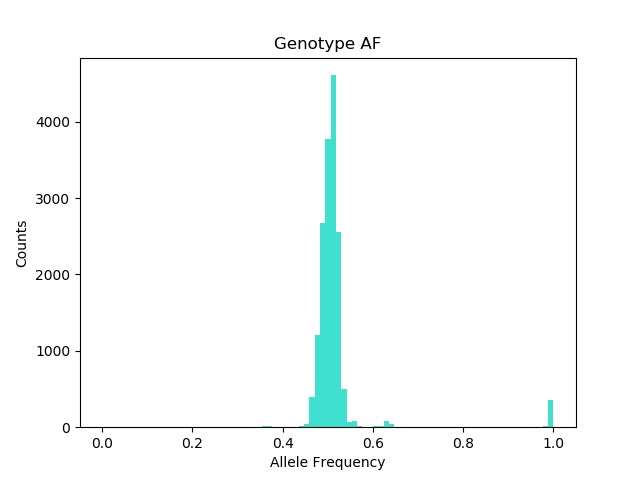

The script that saved this image:
#!/usr/bin/env python

"""
Usage: ./vcfplot.py BYxRM_segs_saccer3.bam.simplified.vcf 

"""

import sys
import pandas as pd
import numpy as np
import matplotlib.pyplot as plt
import os

vcol = []
afnum = []
af = []

vcffile = open( sys.argv[1] )
for line in vcffile:
    if line.startswith ("#"):
        continue
    else:
        line = line.split("\t")
#        print line[7]
        vcfcol = line[7]
        #print vcfcol

    af = vcfcol[3:].split(",")
    # print af
    for i in af:
#        print i
       afnum.append(float(i))

# print afnum




plt.figure()
plt.hist(afnum, bins = 85, facecolor = 'turquoise')
plt.title("Genotype AF")
plt.xlabel("Allele Frequency")
plt.ylabel("Counts")
plt.savefig( "vcfplot" + ".png")
plt.close()
